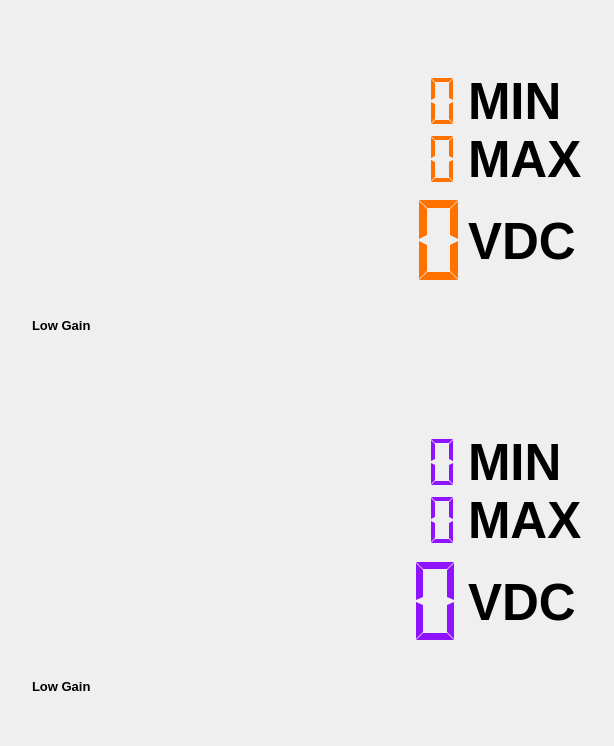
      <widget class="adiscope::DetachDragZone" name="leftPanel" native="true">
       <property name="styleSheet">
        <string notr="true">QLabel { 
	 font-size: 51px; 
	font-weight: bold; 
	qproperty-alignment: 'AlignBottom | AlignLeft';
 }</string>
       </property>
       <layout class="QHBoxLayout" name="horizontalLayout_8">
        <property name="leftMargin">
         <number>32</number>
        </property>
        <property name="topMargin">
         <number>32</number>
        </property>
        <property name="rightMargin">
         <number>16</number>
        </property>
        <property name="bottomMargin">
         <number>32</number>
        </property>
        <item>
         <layout class="QVBoxLayout" name="mainLayout">
          <property name="spacing">
           <number>20</number>
          </property>
          <item>
           <spacer name="verticalSpacer_5">
            <property name="orientation">
             <enum>Qt::Vertical</enum>
            </property>
            <property name="sizeType">
             <enum>QSizePolicy::Maximum</enum>
            </property>
            <property name="sizeHint" stdset="0">
             <size>
              <width>0</width>
              <height>0</height>
             </size>
            </property>
           </spacer>
          </item>
          <item>
           <layout class="QHBoxLayout" name="horizontalLayout_7">
            <property name="spacing">
             <number>12</number>
            </property>
            <item>
             <layout class="QVBoxLayout" name="verticalLayout_8">
              <property name="leftMargin">
               <number>0</number>
              </property>
              <property name="bottomMargin">
               <number>0</number>
              </property>
              <item>
               <widget class="adiscope::Sismograph" name="sismograph_ch1">
                <property name="sizePolicy">
                 <sizepolicy hsizetype="MinimumExpanding" vsizetype="MinimumExpanding">
                  <horstretch>0</horstretch>
                  <verstretch>0</verstretch>
                 </sizepolicy>
                </property>
                <property name="frameShape">
                 <enum>QFrame::NoFrame</enum>
                </property>
               </widget>
              </item>
              <item>
               <layout class="QHBoxLayout" name="horizontalLayout_17">
                <property name="topMargin">
                 <number>0</number>
                </property>
                <item>
                 <widget class="QLabel" name="currentGainCh1Label">
                  <property name="styleSheet">
                   <string notr="true">font-size: 13px;</string>
                  </property>
                  <property name="text">
                   <string>Low Gain</string>
                  </property>
                 </widget>
                </item>
                <item>
                 <widget class="QLabel" name="ch1ErrorLabel">
                  <property name="styleSheet">
                   <string notr="true">font-size: 13px;
color: red;</string>
                  </property>
                  <property name="text">
                   <string/>
                  </property>
                 </widget>
                </item>
               </layout>
              </item>
             </layout>
            </item>
            <item>
             <layout class="QVBoxLayout" name="verticalLayout_2">
              <property name="spacing">
               <number>0</number>
              </property>
              <item>
               <widget class="QWidget" name="peakCh1Widget" native="true">
                <layout class="QGridLayout" name="gridLayout_5">
                 <property name="leftMargin">
                  <number>0</number>
                 </property>
                 <property name="topMargin">
                  <number>0</number>
                 </property>
                 <property name="rightMargin">
                  <number>0</number>
                 </property>
                 <property name="bottomMargin">
                  <number>0</number>
                 </property>
                 <property name="verticalSpacing">
                  <number>0</number>
                 </property>
                 <item row="1" column="1">
                  <widget class="adiscope::LcdNumber" name="minCh1">
                   <property name="sizePolicy">
                    <sizepolicy hsizetype="Fixed" vsizetype="Minimum">
                     <horstretch>0</horstretch>
                     <verstretch>0</verstretch>
                    </sizepolicy>
                   </property>
                   <property name="minimumSize">
                    <size>
                     <width>200</width>
                     <height>0</height>
                    </size>
                   </property>
                   <property name="styleSheet">
                    <string notr="true">QLCDNumber { color: #ff7200; }</string>
                   </property>
                   <property name="frameShape">
                    <enum>QFrame::NoFrame</enum>
                   </property>
                   <property name="digitCount">
                    <number>7</number>
                   </property>
                   <property name="segmentStyle">
                    <enum>QLCDNumber::Flat</enum>
                   </property>
                  </widget>
                 </item>
                 <item row="2" column="1">
                  <widget class="adiscope::LcdNumber" name="maxCh1">
                   <property name="sizePolicy">
                    <sizepolicy hsizetype="Fixed" vsizetype="Minimum">
                     <horstretch>0</horstretch>
                     <verstretch>0</verstretch>
                    </sizepolicy>
                   </property>
                   <property name="minimumSize">
                    <size>
                     <width>200</width>
                     <height>0</height>
                    </size>
                   </property>
                   <property name="styleSheet">
                    <string notr="true">QLCDNumber { color: #ff7200; }</string>
                   </property>
                   <property name="frameShape">
                    <enum>QFrame::NoFrame</enum>
                   </property>
                   <property name="digitCount">
                    <number>7</number>
                   </property>
                   <property name="segmentStyle">
                    <enum>QLCDNumber::Flat</enum>
                   </property>
                  </widget>
                 </item>
                 <item row="2" column="2">
                  <widget class="QLabel" name="label_9">
                   <property name="sizePolicy">
                    <sizepolicy hsizetype="Minimum" vsizetype="Maximum">
                     <horstretch>0</horstretch>
                     <verstretch>0</verstretch>
                    </sizepolicy>
                   </property>
                   <property name="minimumSize">
                    <size>
                     <width>130</width>
                     <height>0</height>
                    </size>
                   </property>
                   <property name="text">
                    <string>MAX</string>
                   </property>
                  </widget>
                 </item>
                 <item row="1" column="2">
                  <widget class="QLabel" name="label_8">
                   <property name="sizePolicy">
                    <sizepolicy hsizetype="Minimum" vsizetype="Maximum">
                     <horstretch>0</horstretch>
                     <verstretch>0</verstretch>
                    </sizepolicy>
                   </property>
                   <property name="minimumSize">
                    <size>
                     <width>130</width>
                     <height>0</height>
                    </size>
                   </property>
                   <property name="text">
                    <string>MIN</string>
                   </property>
                  </widget>
                 </item>
                 <item row="1" column="0" rowspan="2">
                  <spacer name="horizontalSpacer_5">
                   <property name="orientation">
                    <enum>Qt::Horizontal</enum>
                   </property>
                   <property name="sizeHint" stdset="0">
                    <size>
                     <width>20</width>
                     <height>0</height>
                    </size>
                   </property>
                  </spacer>
                 </item>
                 <item row="0" column="0" colspan="3">
                  <spacer name="verticalSpacer_7">
                   <property name="orientation">
                    <enum>Qt::Vertical</enum>
                   </property>
                   <property name="sizeHint" stdset="0">
                    <size>
                     <width>0</width>
                     <height>40</height>
                    </size>
                   </property>
                  </spacer>
                 </item>
                </layout>
               </widget>
              </item>
              <item>
               <layout class="QHBoxLayout" name="horizontalLayout_5">
                <property name="bottomMargin">
                 <number>40</number>
                </property>
                <item>
                 <spacer name="horizontalSpacer_2">
                  <property name="orientation">
                   <enum>Qt::Horizontal</enum>
                  </property>
                  <property name="sizeType">
                   <enum>QSizePolicy::Expanding</enum>
                  </property>
                  <property name="sizeHint" stdset="0">
                   <size>
                    <width>0</width>
                    <height>0</height>
                   </size>
                  </property>
                 </spacer>
                </item>
                <item>
                 <widget class="adiscope::LcdNumber" name="lcdCh1">
                  <property name="sizePolicy">
                   <sizepolicy hsizetype="Fixed" vsizetype="Fixed">
                    <horstretch>0</horstretch>
                    <verstretch>0</verstretch>
                   </sizepolicy>
                  </property>
                  <property name="minimumSize">
                   <size>
                    <width>345</width>
                    <height>105</height>
                   </size>
                  </property>
                  <property name="styleSheet">
                   <string notr="true">QLCDNumber { color: #ff7200; }</string>
                  </property>
                  <property name="frameShape">
                   <enum>QFrame::NoFrame</enum>
                  </property>
                  <property name="digitCount">
                   <number>7</number>
                  </property>
                  <property name="segmentStyle">
                   <enum>QLCDNumber::Flat</enum>
                  </property>
                 </widget>
                </item>
                <item>
                 <widget class="QLabel" name="labelCh1">
                  <property name="sizePolicy">
                   <sizepolicy hsizetype="Minimum" vsizetype="Fixed">
                    <horstretch>0</horstretch>
                    <verstretch>0</verstretch>
                   </sizepolicy>
                  </property>
                  <property name="minimumSize">
                   <size>
                    <width>130</width>
                    <height>105</height>
                   </size>
                  </property>
                  <property name="styleSheet">
                   <string notr="true">QLabel[ac=false] { qproperty-text: &quot;VDC&quot;; }
QLabel[ac=true] { qproperty-text: &quot;VRMS&quot;; }</string>
                  </property>
                  <property name="text">
                   <string>VDC</string>
                  </property>
                 </widget>
                </item>
               </layout>
              </item>
              <item>
               <widget class="adiscope::CustomScale" name="scaleCh1" native="true">
                <property name="lowerBound" stdset="0">
                 <double>-0.100000000000000</double>
                </property>
                <property name="upperBound" stdset="0">
                 <double>0.100000000000000</double>
                </property>
                <property name="scaleMaxMajor" stdset="0">
                 <number>5</number>
                </property>
                <property name="scaleMaxMinor" stdset="0">
                 <number>5</number>
                </property>
                <property name="borderWidth" stdset="0">
                 <number>0</number>
                </property>
               </widget>
              </item>
             </layout>
            </item>
           </layout>
          </item>
          <item>
           <spacer name="verticalSpacer_6">
            <property name="orientation">
             <enum>Qt::Vertical</enum>
            </property>
            <property name="sizeType">
             <enum>QSizePolicy::Maximum</enum>
            </property>
            <property name="sizeHint" stdset="0">
             <size>
              <width>0</width>
              <height>40</height>
             </size>
            </property>
           </spacer>
          </item>
          <item>
           <layout class="QHBoxLayout" name="horizontalLayout_9">
            <property name="spacing">
             <number>12</number>
            </property>
            <item>
             <layout class="QVBoxLayout" name="verticalLayout_9">
              <property name="leftMargin">
               <number>0</number>
              </property>
              <property name="bottomMargin">
               <number>0</number>
              </property>
              <item>
               <widget class="adiscope::Sismograph" name="sismograph_ch2">
                <property name="sizePolicy">
                 <sizepolicy hsizetype="MinimumExpanding" vsizetype="MinimumExpanding">
                  <horstretch>0</horstretch>
                  <verstretch>0</verstretch>
                 </sizepolicy>
                </property>
                <property name="frameShape">
                 <enum>QFrame::NoFrame</enum>
                </property>
               </widget>
              </item>
              <item>
               <layout class="QHBoxLayout" name="horizontalLayout_18">
                <property name="topMargin">
                 <number>0</number>
                </property>
                <item>
                 <widget class="QLabel" name="currentGainCh2Label">
                  <property name="styleSheet">
                   <string notr="true">font-size: 13px;</string>
                  </property>
                  <property name="text">
                   <string>Low Gain</string>
                  </property>
                 </widget>
                </item>
                <item>
                 <widget class="QLabel" name="ch2ErrorLabel">
                  <property name="styleSheet">
                   <string notr="true">font-size: 13px;
color: red;</string>
                  </property>
                  <property name="text">
                   <string/>
                  </property>
                 </widget>
                </item>
               </layout>
              </item>
             </layout>
            </item>
            <item>
             <layout class="QVBoxLayout" name="verticalLayout_3">
              <property name="spacing">
               <number>0</number>
              </property>
              <item>
               <widget class="QWidget" name="peakCh2Widget" native="true">
                <layout class="QGridLayout" name="layout">
                 <property name="leftMargin">
                  <number>0</number>
                 </property>
                 <property name="topMargin">
                  <number>0</number>
                 </property>
                 <property name="rightMargin">
                  <number>0</number>
                 </property>
                 <property name="bottomMargin">
                  <number>0</number>
                 </property>
                 <property name="verticalSpacing">
                  <number>0</number>
                 </property>
                 <item row="1" column="2">
                  <widget class="QLabel" name="label_10">
                   <property name="sizePolicy">
                    <sizepolicy hsizetype="Minimum" vsizetype="Fixed">
                     <horstretch>0</horstretch>
                     <verstretch>0</verstretch>
                    </sizepolicy>
                   </property>
                   <property name="minimumSize">
                    <size>
                     <width>130</width>
                     <height>0</height>
                    </size>
                   </property>
                   <property name="text">
                    <string>MIN</string>
                   </property>
                  </widget>
                 </item>
                 <item row="1" column="1">
                  <widget class="adiscope::LcdNumber" name="minCh2">
                   <property name="sizePolicy">
                    <sizepolicy hsizetype="Fixed" vsizetype="Minimum">
                     <horstretch>0</horstretch>
                     <verstretch>0</verstretch>
                    </sizepolicy>
                   </property>
                   <property name="minimumSize">
                    <size>
                     <width>200</width>
                     <height>0</height>
                    </size>
                   </property>
                   <property name="styleSheet">
                    <string notr="true">QLCDNumber { color: #9013fe; }</string>
                   </property>
                   <property name="frameShape">
                    <enum>QFrame::NoFrame</enum>
                   </property>
                   <property name="digitCount">
                    <number>7</number>
                   </property>
                   <property name="segmentStyle">
                    <enum>QLCDNumber::Flat</enum>
                   </property>
                  </widget>
                 </item>
                 <item row="1" column="0" rowspan="2">
                  <spacer name="horizontalSpacer_7">
                   <property name="orientation">
                    <enum>Qt::Horizontal</enum>
                   </property>
                   <property name="sizeHint" stdset="0">
                    <size>
                     <width>40</width>
                     <height>0</height>
                    </size>
                   </property>
                  </spacer>
                 </item>
                 <item row="2" column="1">
                  <widget class="adiscope::LcdNumber" name="maxCh2">
                   <property name="sizePolicy">
                    <sizepolicy hsizetype="Fixed" vsizetype="Minimum">
                     <horstretch>0</horstretch>
                     <verstretch>0</verstretch>
                    </sizepolicy>
                   </property>
                   <property name="minimumSize">
                    <size>
                     <width>200</width>
                     <height>0</height>
                    </size>
                   </property>
                   <property name="styleSheet">
                    <string notr="true">QLCDNumber { color: #9013fe; }</string>
                   </property>
                   <property name="frameShape">
                    <enum>QFrame::NoFrame</enum>
                   </property>
                   <property name="digitCount">
                    <number>7</number>
                   </property>
                   <property name="segmentStyle">
                    <enum>QLCDNumber::Flat</enum>
                   </property>
                  </widget>
                 </item>
                 <item row="2" column="2">
                  <widget class="QLabel" name="label_11">
                   <property name="sizePolicy">
                    <sizepolicy hsizetype="Minimum" vsizetype="Fixed">
                     <horstretch>0</horstretch>
                     <verstretch>0</verstretch>
                    </sizepolicy>
                   </property>
                   <property name="minimumSize">
                    <size>
                     <width>130</width>
                     <height>0</height>
                    </size>
                   </property>
                   <property name="text">
                    <string>MAX</string>
                   </property>
                  </widget>
                 </item>
                 <item row="0" column="0" colspan="3">
                  <spacer name="verticalSpacer_9">
                   <property name="orientation">
                    <enum>Qt::Vertical</enum>
                   </property>
                   <property name="sizeHint" stdset="0">
                    <size>
                     <width>0</width>
                     <height>40</height>
                    </size>
                   </property>
                  </spacer>
                 </item>
                </layout>
               </widget>
              </item>
              <item>
               <layout class="QHBoxLayout" name="horizontalLayout_6">
                <property name="bottomMargin">
                 <number>40</number>
                </property>
                <item>
                 <spacer name="horizontalSpacer">
                  <property name="orientation">
                   <enum>Qt::Horizontal</enum>
                  </property>
                  <property name="sizeType">
                   <enum>QSizePolicy::Expanding</enum>
                  </property>
                  <property name="sizeHint" stdset="0">
                   <size>
                    <width>0</width>
                    <height>0</height>
                   </size>
                  </property>
                 </spacer>
                </item>
                <item>
                 <widget class="adiscope::LcdNumber" name="lcdCh2">
                  <property name="sizePolicy">
                   <sizepolicy hsizetype="Fixed" vsizetype="Fixed">
                    <horstretch>0</horstretch>
                    <verstretch>0</verstretch>
                   </sizepolicy>
                  </property>
                  <property name="minimumSize">
                   <size>
                    <width>340</width>
                    <height>105</height>
                   </size>
                  </property>
                  <property name="styleSheet">
                   <string notr="true">QLCDNumber { color: #9013fe; }</string>
                  </property>
                  <property name="frameShape">
                   <enum>QFrame::NoFrame</enum>
                  </property>
                  <property name="digitCount">
                   <number>7</number>
                  </property>
                  <property name="segmentStyle">
                   <enum>QLCDNumber::Flat</enum>
                  </property>
                 </widget>
                </item>
                <item>
                 <widget class="QLabel" name="labelCh2">
                  <property name="sizePolicy">
                   <sizepolicy hsizetype="Minimum" vsizetype="Fixed">
                    <horstretch>0</horstretch>
                    <verstretch>0</verstretch>
                   </sizepolicy>
                  </property>
                  <property name="minimumSize">
                   <size>
                    <width>130</width>
                    <height>105</height>
                   </size>
                  </property>
                  <property name="styleSheet">
                   <string notr="true">QLabel[ac=false] { qproperty-text: &quot;VDC&quot;; }
QLabel[ac=true] { qproperty-text: &quot;VRMS&quot;; }</string>
                  </property>
                  <property name="text">
                   <string>VDC</string>
                  </property>
                 </widget>
                </item>
               </layout>
              </item>
              <item>
               <widget class="adiscope::CustomScale" name="scaleCh2" native="true">
                <property name="lowerBound" stdset="0">
                 <double>-0.100000000000000</double>
                </property>
                <property name="upperBound" stdset="0">
                 <double>0.100000000000000</double>
                </property>
                <property name="scaleMaxMajor" stdset="0">
                 <number>5</number>
                </property>
                <property name="scaleMaxMinor" stdset="0">
                 <number>5</number>
                </property>
                <property name="borderWidth" stdset="0">
                 <number>0</number>
                </property>
               </widget>
              </item>
             </layout>
            </item>
           </layout>
          </item>
          <item>
           <widget class="adiscope::InstrumentNotes" name="instrumentNotes" native="true"/>
          </item>
          <item>
           <spacer name="verticalSpacer_4">
            <property name="orientation">
             <enum>Qt::Vertical</enum>
            </property>
            <property name="sizeType">
             <enum>QSizePolicy::Maximum</enum>
            </property>
            <property name="sizeHint" stdset="0">
             <size>
              <width>0</width>
              <height>0</height>
             </size>
            </property>
           </spacer>
          </item>
         </layout>
        </item>
       </layout>
      </widget>
